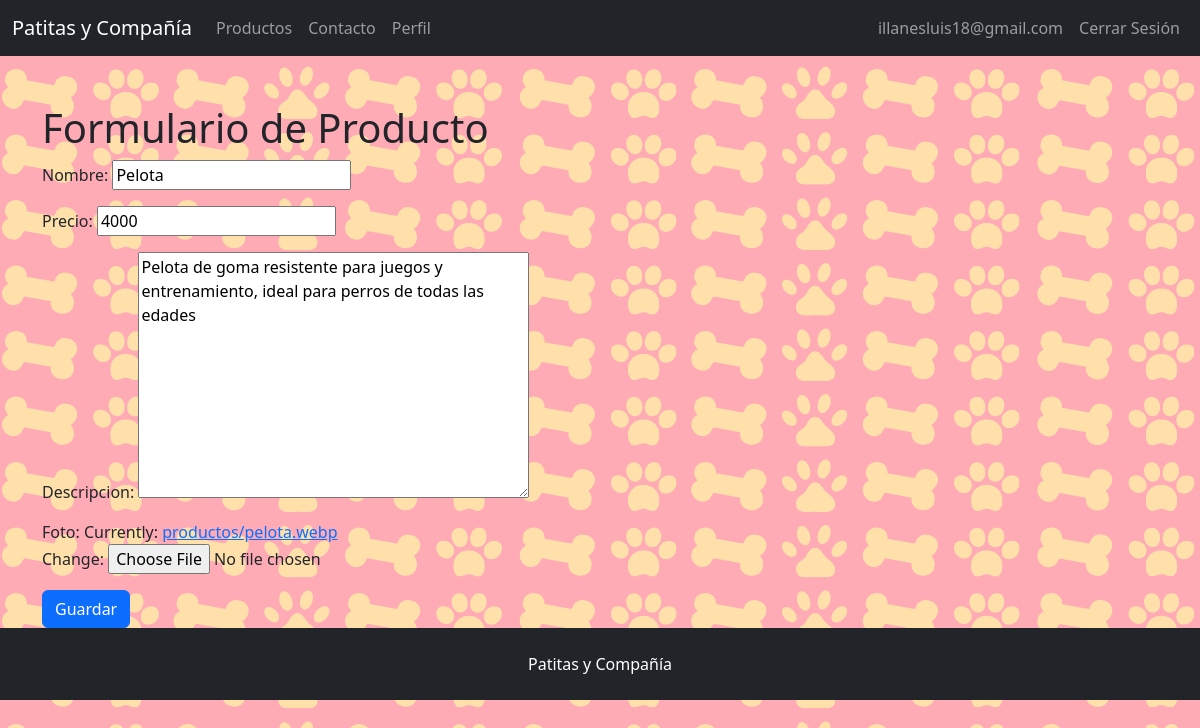
Screenshot of /producto/1/editar/ (signed in) with the database file from the repository.
### patitasYCompania/models.py (models this page shows, shortened)
class Producto(models.Model):
    nombre = models.CharField(max_length=100)
    precio = models.DecimalField(max_digits=10, decimal_places=0)
    descripcion = models.TextField()
    foto = models.ImageField(upload_to='productos/')

### patitasYCompania/views.py (the view)
# urls.py: path('producto/<int:product_id>/editar/', views.product_update, name='product_update'),
@login_required
def product_update(request, product_id):
    product = get_object_or_404(Producto, id=product_id)
    if request.method == 'POST':
        form = ProductoForm(request.POST, request.FILES, instance=product)
        if form.is_valid():
            form.save()
            return redirect('product_detail', product_id=product.id)
    else:
        form = ProductoForm(instance=product)
    return render(request, 'patitasYCompania/product_form.html', {'form': form})

### patitasYCompania/forms.py
class ProductoForm(forms.ModelForm):
    class Meta:
        model = Producto
        fields = ['nombre', 'precio', 'descripcion', 'foto']

### patitasYCompania/templates/patitasycompania/product_form.html (shortened to what this page needs)
{% extends 'patitasYCompania/base.html' %}
{% block content %}
<div class="container mt-5">
    <h1>Formulario de Producto</h1>
    <form method="post" enctype="multipart/form-data">
        {{ form.as_p }}
        <button type="submit" class="btn btn-primary">Guardar</button>
    </form>
</div>
{% endblock %}

### patitasYCompania/templates/patitasycompania/navbar.html (shortened to what this page needs)
<nav class="navbar navbar-expand-lg navbar-dark bg-dark">
    <div class="container-fluid">
        <a class="navbar-brand" href="{% url 'index' %}">Patitas y Compañía</a>
        <div class="collapse navbar-collapse" id="navbarNav">
            <ul class="navbar-nav me-auto mb-2 mb-lg-0">
                <li class="nav-item">
                    <a class="nav-link" href="{% url 'product_list' %}">Productos</a>
                </li>
                <li class="nav-item">
                    <a class="nav-link" href="{% url 'contact' %}">Contacto</a>
                </li>
                <li class="nav-item">
                    <a class="nav-link" href="{% url 'user_profile' %}">Perfil</a>
                </li>
            </ul>
            <ul class="navbar-nav">
                {% if user.is_authenticated %}
                    <li class="nav-item">
                        <a class="nav-link" href="{% url 'user_profile' %}">{{ user.email }}</a>
                    </li>
                    <li class="nav-item">
                        <a class="nav-link" href="{% url 'logout' %}">Cerrar Sesión</a>
                    </li>
                {% else %}
                    <li class="nav-item">
                        <a class="nav-link" href="{% url 'login' %}">Iniciar Sesión</a>
                    </li>
                {% endif %}
            </ul>
        </div>
    </div>
</nav>

### patitasYCompania/static/css/style.css (style rules this page uses)
body { font-family: Arial, sans-serif; width: 100%; height: 100%; margin: 0; padding: 0; background-image: url('../img/fondo_decoracion.png'); }

### rows the page displays
Producto: nombre "Pelota", precio "4000", descripcion "Pelota de goma resistente para juegos y entrenamiento, ideal para perros de todas las edades"

### other values shown
{{ user.email }} "illanesluis18@gmail.com"
